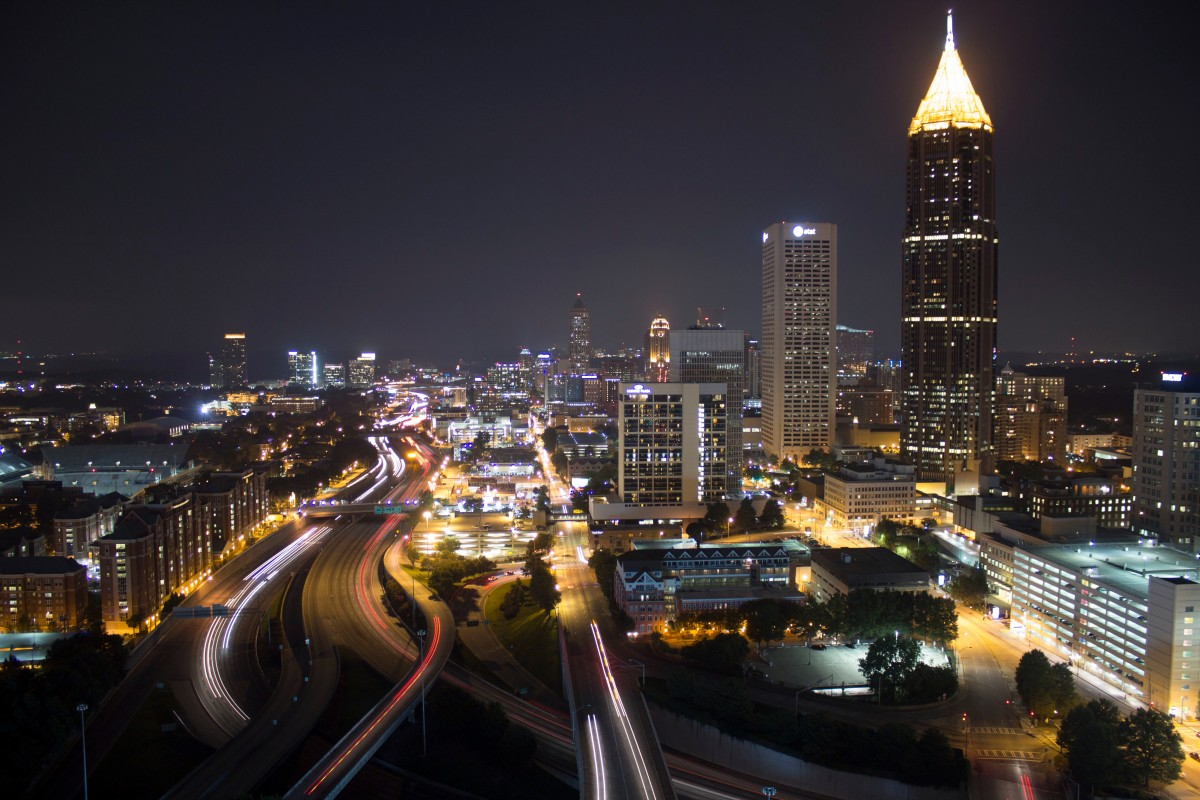
#> input picture cidade1.jpeg, 1200 x 800 px
$ python exemplo1.py
#> lines starting #> are read from the running program, lines starting #| are printed output that depends on the picture
from PIL import Image, ImageFilter, ImageDraw
#converter  para exibir imagem
from numpy import asarray
from matplotlib import image, pyplot


url = "cidade1.jpeg"

imagem = Image.open(url)
#> imagem is the input picture: PIL image 1200x800 RGB; mean R, G, B 59.8, 53.1, 52

#xy = (-1,-1)

#pixel = imagem.getpixel(xy)

#print(pixel[0],pixel[1],pixel[2])


def aplicarFiltroESalvar(img,filtro):
	imagemNova = img.filter(getattr(ImageFilter,filtro))
	imagemNova = imagemNova.resize((400,400))
	imagemNova.save("imagens-Com-Filtros/NovaImagem-"+filtro+".png",format="PNG")

def aplicarTodosOsFiltrosESalvar(img):
	filtros = ("BLUR", "CONTOUR", "DETAIL", "EDGE_ENHANCE", "EDGE_ENHANCE_MORE", "EMBOSS", "FIND_EDGES", "SMOOTH", "SMOOTH_MORE", "SHARPEN")
	for i in range(len(filtros)):
		aplicarFiltroESalvar(img,filtros[i])
#> this loop made 10 passes
#> pass 1, in aplicarFiltroESalvar, `imagemNova = img.filter(getattr(ImageFilter,filtro))`:
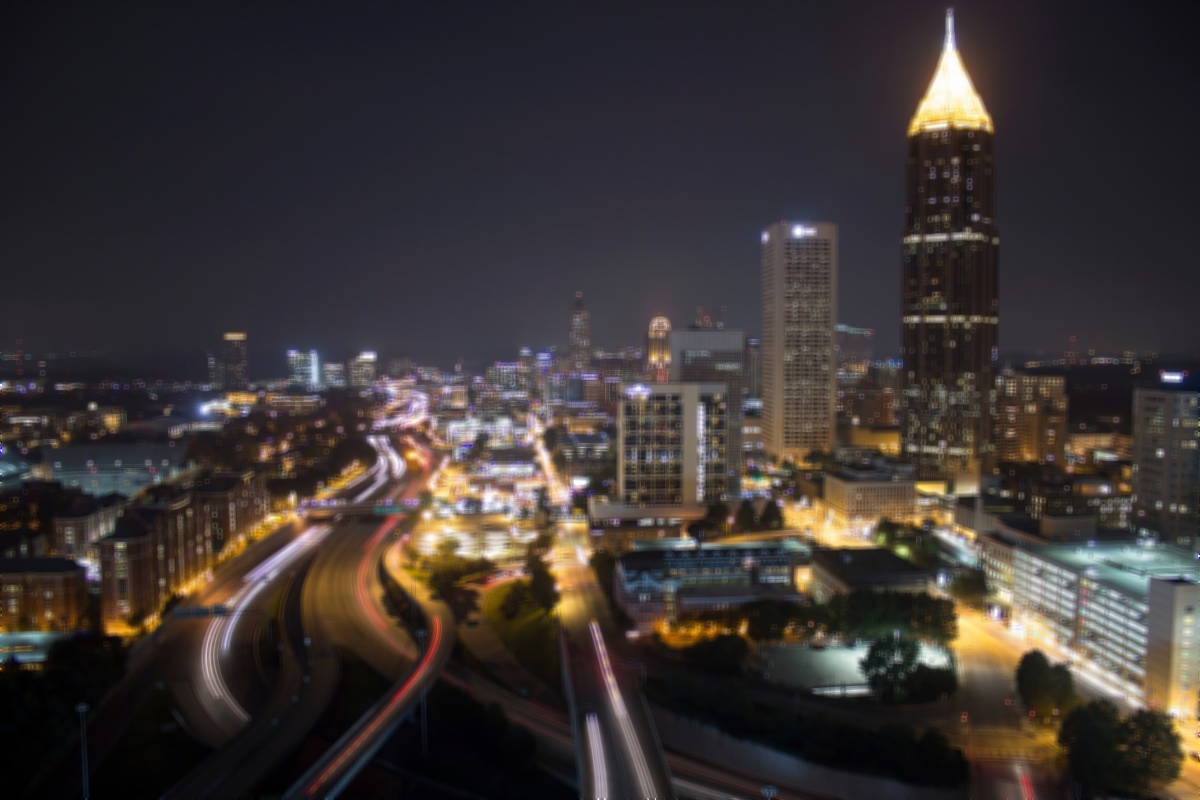
#> imagemNova: PIL image 1200x800 RGB; mean R, G, B 59.8, 53.1, 52.1
#> pass 1, in aplicarFiltroESalvar, `imagemNova = imagemNova.resize((400,400))`:
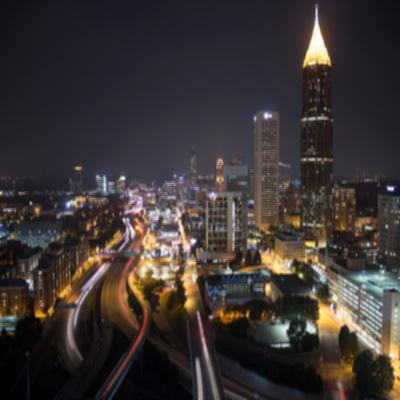
#> imagemNova: PIL image 400x400 RGB; mean R, G, B 59.9, 53.2, 52.1
#> pass 2, in aplicarFiltroESalvar (call 2), `imagemNova = img.filter(getattr(ImageFilter,filtro))`:
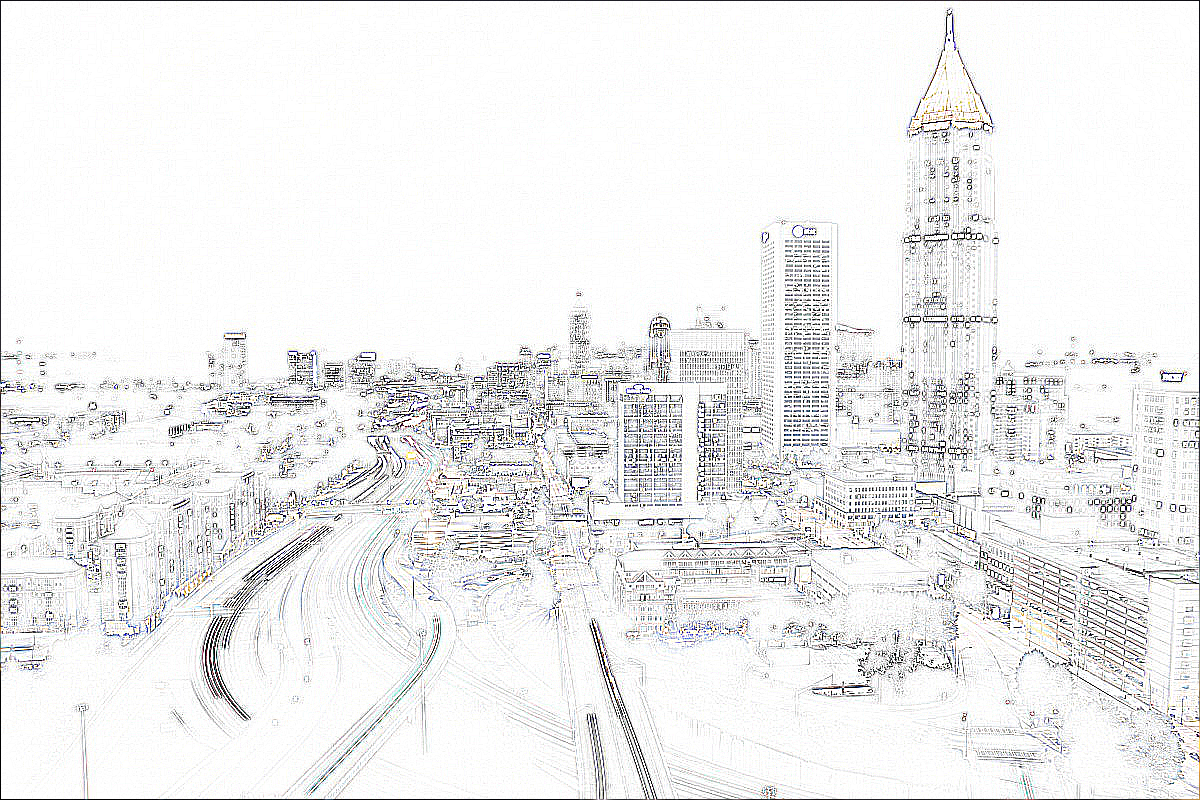
#> imagemNova: PIL image 1200x800 RGB; mean R, G, B 237.6, 237.6, 237.6
#> pass 2, in aplicarFiltroESalvar (call 2), `imagemNova = imagemNova.resize((400,400))`:
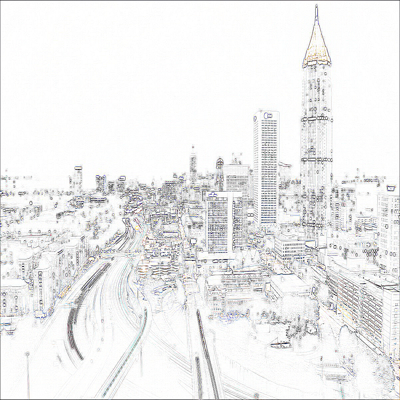
#> imagemNova: PIL image 400x400 RGB; mean R, G, B 237.6, 237.6, 237.6

def RiscandoAImagem(img):
	desenho = ImageDraw.Draw(img)
	#.line((x,y)+(x,y),fill=( R , G , B ))
	desenho.line((0, 0) + img.size, fill=(255, 255, 255))
	return img


def ExibirObjetoImagem(img):
	dados = asarray(img)
	pyplot.imshow(dados)
	pyplot.show()


aplicarTodosOsFiltrosESalvar(imagem)

ExibirObjetoImagem(RiscandoAImagem(imagem))
